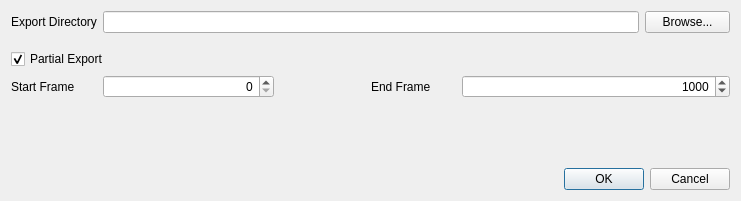
<?xml version="1.0" encoding="UTF-8"?>
<ui version="4.0">
 <class>ExportDialog</class>
 <widget class="QDialog" name="ExportDialog">
  <property name="windowModality">
   <enum>Qt::WindowModal</enum>
  </property>
  <property name="geometry">
   <rect>
    <x>0</x>
    <y>0</y>
    <width>741</width>
    <height>201</height>
   </rect>
  </property>
  <property name="windowTitle">
   <string>Export Frames</string>
  </property>
  <property name="modal">
   <bool>true</bool>
  </property>
  <layout class="QGridLayout" name="gridLayout">
   <item row="2" column="0" colspan="3">
    <widget class="QCheckBox" name="partialExportOption">
     <property name="toolTip">
      <string>Enables additional displayed data if your process is a video encoder.</string>
     </property>
     <property name="text">
      <string>Partial Export</string>
     </property>
     <property name="checked">
      <bool>true</bool>
     </property>
    </widget>
   </item>
   <item row="0" column="0">
    <widget class="QLabel" name="exportDirectoryLabel">
     <property name="sizePolicy">
      <sizepolicy hsizetype="Minimum" vsizetype="Preferred">
       <horstretch>0</horstretch>
       <verstretch>0</verstretch>
      </sizepolicy>
     </property>
     <property name="text">
      <string>Export Directory</string>
     </property>
    </widget>
   </item>
   <item row="3" column="5" colspan="3">
    <widget class="QSpinBox" name="endFrameNumber">
     <property name="sizePolicy">
      <sizepolicy hsizetype="Preferred" vsizetype="Fixed">
       <horstretch>0</horstretch>
       <verstretch>0</verstretch>
      </sizepolicy>
     </property>
     <property name="minimumSize">
      <size>
       <width>120</width>
       <height>0</height>
      </size>
     </property>
     <property name="alignment">
      <set>Qt::AlignRight|Qt::AlignTrailing|Qt::AlignVCenter</set>
     </property>
     <property name="minimum">
      <number>1</number>
     </property>
     <property name="maximum">
      <number>999999</number>
     </property>
     <property name="value">
      <number>1000</number>
     </property>
    </widget>
   </item>
   <item row="3" column="0">
    <widget class="QLabel" name="startFrameLabel">
     <property name="sizePolicy">
      <sizepolicy hsizetype="Minimum" vsizetype="Preferred">
       <horstretch>0</horstretch>
       <verstretch>0</verstretch>
      </sizepolicy>
     </property>
     <property name="text">
      <string>Start Frame</string>
     </property>
    </widget>
   </item>
   <item row="4" column="0" colspan="4">
    <spacer name="verticalSpacer">
     <property name="orientation">
      <enum>Qt::Vertical</enum>
     </property>
     <property name="sizeType">
      <enum>QSizePolicy::Fixed</enum>
     </property>
     <property name="sizeHint" stdset="0">
      <size>
       <width>20</width>
       <height>10</height>
      </size>
     </property>
    </spacer>
   </item>
   <item row="5" column="0" colspan="8">
    <spacer name="verticalSpacer_3">
     <property name="orientation">
      <enum>Qt::Vertical</enum>
     </property>
     <property name="sizeHint" stdset="0">
      <size>
       <width>20</width>
       <height>40</height>
      </size>
     </property>
    </spacer>
   </item>
   <item row="1" column="0" colspan="8">
    <spacer name="verticalSpacer_2">
     <property name="orientation">
      <enum>Qt::Vertical</enum>
     </property>
     <property name="sizeType">
      <enum>QSizePolicy::Fixed</enum>
     </property>
     <property name="sizeHint" stdset="0">
      <size>
       <width>20</width>
       <height>10</height>
      </size>
     </property>
    </spacer>
   </item>
   <item row="0" column="7">
    <widget class="QPushButton" name="browseExportDirectoryButton">
     <property name="text">
      <string>Browse...</string>
     </property>
    </widget>
   </item>
   <item row="6" column="0" colspan="8">
    <widget class="QDialogButtonBox" name="buttonBox">
     <property name="orientation">
      <enum>Qt::Horizontal</enum>
     </property>
     <property name="standardButtons">
      <set>QDialogButtonBox::Cancel|QDialogButtonBox::Ok</set>
     </property>
    </widget>
   </item>
   <item row="0" column="1" colspan="6">
    <widget class="QLineEdit" name="exportDirectoryText">
     <property name="toolTip">
      <string>Directory holding all files the process modifies, including the output log. Saved with each snapshot.</string>
     </property>
    </widget>
   </item>
   <item row="3" column="4">
    <widget class="QLabel" name="endFrameLabel">
     <property name="sizePolicy">
      <sizepolicy hsizetype="Minimum" vsizetype="Preferred">
       <horstretch>0</horstretch>
       <verstretch>0</verstretch>
      </sizepolicy>
     </property>
     <property name="text">
      <string>End Frame</string>
     </property>
    </widget>
   </item>
   <item row="3" column="3">
    <spacer name="horizontalSpacer">
     <property name="orientation">
      <enum>Qt::Horizontal</enum>
     </property>
     <property name="sizeType">
      <enum>QSizePolicy::Preferred</enum>
     </property>
     <property name="sizeHint" stdset="0">
      <size>
       <width>40</width>
       <height>20</height>
      </size>
     </property>
    </spacer>
   </item>
   <item row="3" column="1" colspan="2">
    <widget class="QSpinBox" name="startFrameNumber">
     <property name="sizePolicy">
      <sizepolicy hsizetype="Preferred" vsizetype="Fixed">
       <horstretch>0</horstretch>
       <verstretch>0</verstretch>
      </sizepolicy>
     </property>
     <property name="minimumSize">
      <size>
       <width>120</width>
       <height>0</height>
      </size>
     </property>
     <property name="toolTip">
      <string>Length, in frames, of the file being encoded. Allows for additional statistics.</string>
     </property>
     <property name="layoutDirection">
      <enum>Qt::LeftToRight</enum>
     </property>
     <property name="alignment">
      <set>Qt::AlignRight|Qt::AlignTrailing|Qt::AlignVCenter</set>
     </property>
     <property name="minimum">
      <number>0</number>
     </property>
     <property name="maximum">
      <number>999999</number>
     </property>
     <property name="singleStep">
      <number>10000</number>
     </property>
     <property name="value">
      <number>0</number>
     </property>
    </widget>
   </item>
  </layout>
 </widget>
 <resources/>
 <connections>
  <connection>
   <sender>buttonBox</sender>
   <signal>accepted()</signal>
   <receiver>ExportDialog</receiver>
   <slot>accept()</slot>
   <hints>
    <hint type="sourcelabel">
     <x>248</x>
     <y>254</y>
    </hint>
    <hint type="destinationlabel">
     <x>157</x>
     <y>274</y>
    </hint>
   </hints>
  </connection>
  <connection>
   <sender>buttonBox</sender>
   <signal>rejected()</signal>
   <receiver>ExportDialog</receiver>
   <slot>reject()</slot>
   <hints>
    <hint type="sourcelabel">
     <x>316</x>
     <y>260</y>
    </hint>
    <hint type="destinationlabel">
     <x>286</x>
     <y>274</y>
    </hint>
   </hints>
  </connection>
 </connections>
</ui>
